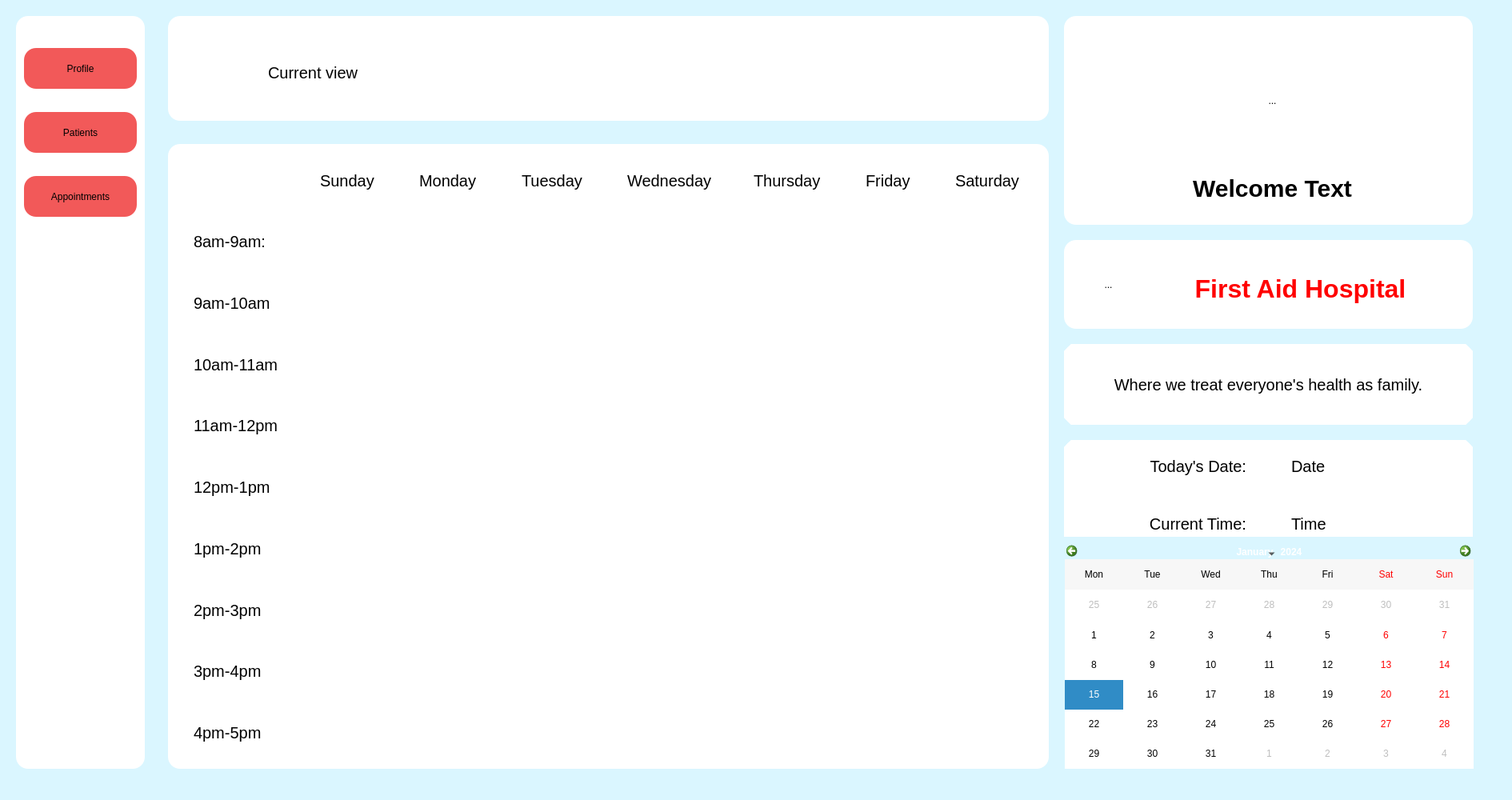
<?xml version="1.0" encoding="UTF-8"?>
<ui version="4.0">
 <class>DashBoard</class>
 <widget class="QDialog" name="DashBoard">
  <property name="geometry">
   <rect>
    <x>0</x>
    <y>0</y>
    <width>1890</width>
    <height>1000</height>
   </rect>
  </property>
  <property name="windowTitle">
   <string>Dialog</string>
  </property>
  <property name="styleSheet">
   <string notr="true">*
{
border-radius: 15px;
}
QDialog
{
background-color:#DAF6FF;

}
QFrame
{
background-color:white;
}
QToolButton
{
background:transparent;
}
QLabel
{
font-size:20px;
border-width:20px;
border-color: white;
border-style:solid;


}
QLabel#lblWelcome
{
font-size:30px;
font-weight:bold;
border-style:none;
}
QLabel#lblHospital_name
{

	color:red;
	font-weight: bold;
	font-size:32px;
	text-shadow:1px 1px;
	border-style:none;
}
QPushButton
{
background-color:#F25959;
}
</string>
  </property>
  <widget class="QFrame" name="frameProfile">
   <property name="geometry">
    <rect>
     <x>1330</x>
     <y>20</y>
     <width>511</width>
     <height>261</height>
    </rect>
   </property>
   <property name="frameShape">
    <enum>QFrame::StyledPanel</enum>
   </property>
   <property name="frameShadow">
    <enum>QFrame::Raised</enum>
   </property>
   <widget class="QToolButton" name="toolButton">
    <property name="geometry">
     <rect>
      <x>140</x>
      <y>20</y>
      <width>241</width>
      <height>171</height>
     </rect>
    </property>
    <property name="text">
     <string>...</string>
    </property>
    <property name="icon">
     <iconset resource="resource.qrc">
      <normaloff>:/image/doctorprofile.png</normaloff>:/image/doctorprofile.png</iconset>
    </property>
    <property name="iconSize">
     <size>
      <width>800</width>
      <height>800</height>
     </size>
    </property>
   </widget>
   <widget class="QLabel" name="lblWelcome">
    <property name="geometry">
     <rect>
      <x>80</x>
      <y>200</y>
      <width>361</width>
      <height>31</height>
     </rect>
    </property>
    <property name="text">
     <string>Welcome Text</string>
    </property>
    <property name="alignment">
     <set>Qt::AlignCenter</set>
    </property>
   </widget>
  </widget>
  <widget class="QFrame" name="frame_2">
   <property name="geometry">
    <rect>
     <x>20</x>
     <y>20</y>
     <width>161</width>
     <height>941</height>
    </rect>
   </property>
   <property name="frameShape">
    <enum>QFrame::StyledPanel</enum>
   </property>
   <property name="frameShadow">
    <enum>QFrame::Raised</enum>
   </property>
   <widget class="QPushButton" name="pushBtnAppointment">
    <property name="geometry">
     <rect>
      <x>10</x>
      <y>200</y>
      <width>141</width>
      <height>51</height>
     </rect>
    </property>
    <property name="text">
     <string>Appointments</string>
    </property>
   </widget>
   <widget class="QPushButton" name="pushBtnPatients">
    <property name="geometry">
     <rect>
      <x>10</x>
      <y>120</y>
      <width>141</width>
      <height>51</height>
     </rect>
    </property>
    <property name="text">
     <string>Patients</string>
    </property>
   </widget>
   <widget class="QPushButton" name="pushBtnProfile">
    <property name="geometry">
     <rect>
      <x>10</x>
      <y>40</y>
      <width>141</width>
      <height>51</height>
     </rect>
    </property>
    <property name="text">
     <string>Profile</string>
    </property>
   </widget>
  </widget>
  <widget class="QFrame" name="frame_3">
   <property name="geometry">
    <rect>
     <x>210</x>
     <y>20</y>
     <width>1101</width>
     <height>131</height>
    </rect>
   </property>
   <property name="frameShape">
    <enum>QFrame::StyledPanel</enum>
   </property>
   <property name="frameShadow">
    <enum>QFrame::Raised</enum>
   </property>
   <widget class="QLabel" name="label_6">
    <property name="geometry">
     <rect>
      <x>100</x>
      <y>30</y>
      <width>471</width>
      <height>81</height>
     </rect>
    </property>
    <property name="text">
     <string>Current view</string>
    </property>
   </widget>
  </widget>
  <widget class="QFrame" name="frame_4">
   <property name="geometry">
    <rect>
     <x>1330</x>
     <y>550</y>
     <width>511</width>
     <height>121</height>
    </rect>
   </property>
   <property name="frameShape">
    <enum>QFrame::StyledPanel</enum>
   </property>
   <property name="frameShadow">
    <enum>QFrame::Raised</enum>
   </property>
   <widget class="QWidget" name="layoutWidget">
    <property name="geometry">
     <rect>
      <x>0</x>
      <y>0</y>
      <width>511</width>
      <height>137</height>
     </rect>
    </property>
    <layout class="QGridLayout" name="gridLayout">
     <item row="0" column="0">
      <widget class="QLabel" name="lblTodayText">
       <property name="text">
        <string>Today's Date:</string>
       </property>
       <property name="alignment">
        <set>Qt::AlignRight|Qt::AlignTrailing|Qt::AlignVCenter</set>
       </property>
      </widget>
     </item>
     <item row="1" column="0">
      <widget class="QLabel" name="lblTimeTExt">
       <property name="text">
        <string>Current Time:</string>
       </property>
       <property name="alignment">
        <set>Qt::AlignRight|Qt::AlignTrailing|Qt::AlignVCenter</set>
       </property>
      </widget>
     </item>
     <item row="1" column="1">
      <widget class="QLabel" name="lblTime">
       <property name="text">
        <string>Time</string>
       </property>
      </widget>
     </item>
     <item row="0" column="1">
      <widget class="QLabel" name="lblDate">
       <property name="text">
        <string>Date</string>
       </property>
      </widget>
     </item>
    </layout>
   </widget>
  </widget>
  <widget class="QFrame" name="frame_5">
   <property name="geometry">
    <rect>
     <x>210</x>
     <y>180</y>
     <width>1101</width>
     <height>781</height>
    </rect>
   </property>
   <property name="frameShape">
    <enum>QFrame::StyledPanel</enum>
   </property>
   <property name="frameShadow">
    <enum>QFrame::Raised</enum>
   </property>
   <widget class="QWidget" name="gridLayoutWidget">
    <property name="geometry">
     <rect>
      <x>7</x>
      <y>10</y>
      <width>1081</width>
      <height>761</height>
     </rect>
    </property>
    <layout class="QGridLayout" name="GridMain">
     <item row="0" column="1">
      <widget class="QLabel" name="lblSund">
       <property name="text">
        <string>Sunday</string>
       </property>
      </widget>
     </item>
     <item row="0" column="3">
      <widget class="QLabel" name="lblTues">
       <property name="text">
        <string>Tuesday</string>
       </property>
      </widget>
     </item>
     <item row="0" column="0">
      <widget class="QLabel" name="lblMainEmpty">
       <property name="text">
        <string/>
       </property>
      </widget>
     </item>
     <item row="3" column="0">
      <widget class="QLabel" name="lbl_9am">
       <property name="text">
        <string>9am-10am</string>
       </property>
      </widget>
     </item>
     <item row="5" column="0">
      <widget class="QLabel" name="lbl_11am">
       <property name="text">
        <string>11am-12pm</string>
       </property>
      </widget>
     </item>
     <item row="1" column="0">
      <widget class="QLabel" name="lbl_8am">
       <property name="text">
        <string>8am-9am:</string>
       </property>
      </widget>
     </item>
     <item row="6" column="0">
      <widget class="QLabel" name="lbl_12pm">
       <property name="text">
        <string>12pm-1pm</string>
       </property>
      </widget>
     </item>
     <item row="0" column="7">
      <widget class="QLabel" name="lblSatur">
       <property name="text">
        <string>Saturday</string>
       </property>
      </widget>
     </item>
     <item row="8" column="0">
      <widget class="QLabel" name="lbl_2pm">
       <property name="text">
        <string>2pm-3pm</string>
       </property>
      </widget>
     </item>
     <item row="7" column="0">
      <widget class="QLabel" name="lbl_1pm">
       <property name="text">
        <string>1pm-2pm</string>
       </property>
      </widget>
     </item>
     <item row="9" column="0">
      <widget class="QLabel" name="lbl_3pm">
       <property name="text">
        <string>3pm-4pm</string>
       </property>
      </widget>
     </item>
     <item row="0" column="2">
      <widget class="QLabel" name="lblMon">
       <property name="text">
        <string>Monday</string>
       </property>
      </widget>
     </item>
     <item row="0" column="4">
      <widget class="QLabel" name="lblWedn">
       <property name="text">
        <string>Wednesday</string>
       </property>
      </widget>
     </item>
     <item row="0" column="6">
      <widget class="QLabel" name="lblFri">
       <property name="text">
        <string>Friday</string>
       </property>
      </widget>
     </item>
     <item row="4" column="0">
      <widget class="QLabel" name="lbl_10am">
       <property name="text">
        <string>10am-11am</string>
       </property>
      </widget>
     </item>
     <item row="10" column="0">
      <widget class="QLabel" name="lbl_4pm">
       <property name="text">
        <string>4pm-5pm</string>
       </property>
      </widget>
     </item>
     <item row="0" column="5">
      <widget class="QLabel" name="lblThrus">
       <property name="text">
        <string>Thursday</string>
       </property>
      </widget>
     </item>
    </layout>
   </widget>
  </widget>
  <widget class="QCalendarWidget" name="calendarWidget">
   <property name="geometry">
    <rect>
     <x>1331</x>
     <y>680</y>
     <width>511</width>
     <height>281</height>
    </rect>
   </property>
   <property name="sizePolicy">
    <sizepolicy hsizetype="Maximum" vsizetype="Maximum">
     <horstretch>0</horstretch>
     <verstretch>0</verstretch>
    </sizepolicy>
   </property>
   <property name="cursor">
    <cursorShape>ArrowCursor</cursorShape>
   </property>
   <property name="focusPolicy">
    <enum>Qt::NoFocus</enum>
   </property>
   <property name="contextMenuPolicy">
    <enum>Qt::NoContextMenu</enum>
   </property>
   <property name="gridVisible">
    <bool>false</bool>
   </property>
   <property name="verticalHeaderFormat">
    <enum>QCalendarWidget::NoVerticalHeader</enum>
   </property>
   <property name="dateEditEnabled">
    <bool>false</bool>
   </property>
  </widget>
  <widget class="QFrame" name="frame_6">
   <property name="geometry">
    <rect>
     <x>1330</x>
     <y>300</y>
     <width>511</width>
     <height>111</height>
    </rect>
   </property>
   <property name="frameShape">
    <enum>QFrame::StyledPanel</enum>
   </property>
   <property name="frameShadow">
    <enum>QFrame::Raised</enum>
   </property>
   <widget class="QToolButton" name="toolButton_2">
    <property name="geometry">
     <rect>
      <x>10</x>
      <y>10</y>
      <width>91</width>
      <height>91</height>
     </rect>
    </property>
    <property name="text">
     <string>...</string>
    </property>
    <property name="icon">
     <iconset resource="resource.qrc">
      <normaloff>:/image/firstaidicon.jpg</normaloff>:/image/firstaidicon.jpg</iconset>
    </property>
    <property name="iconSize">
     <size>
      <width>400</width>
      <height>400</height>
     </size>
    </property>
   </widget>
   <widget class="QLabel" name="lblHospital_name">
    <property name="geometry">
     <rect>
      <x>150</x>
      <y>20</y>
      <width>291</width>
      <height>81</height>
     </rect>
    </property>
    <property name="text">
     <string>First Aid Hospital</string>
    </property>
    <property name="alignment">
     <set>Qt::AlignCenter</set>
    </property>
   </widget>
  </widget>
  <widget class="QLabel" name="lblQuote">
   <property name="geometry">
    <rect>
     <x>1330</x>
     <y>430</y>
     <width>511</width>
     <height>101</height>
    </rect>
   </property>
   <property name="text">
    <string>Where we treat everyone's health as family.</string>
   </property>
   <property name="alignment">
    <set>Qt::AlignCenter</set>
   </property>
  </widget>
 </widget>
 <resources>
  <include location="resource.qrc"/>
 </resources>
 <connections/>
</ui>
